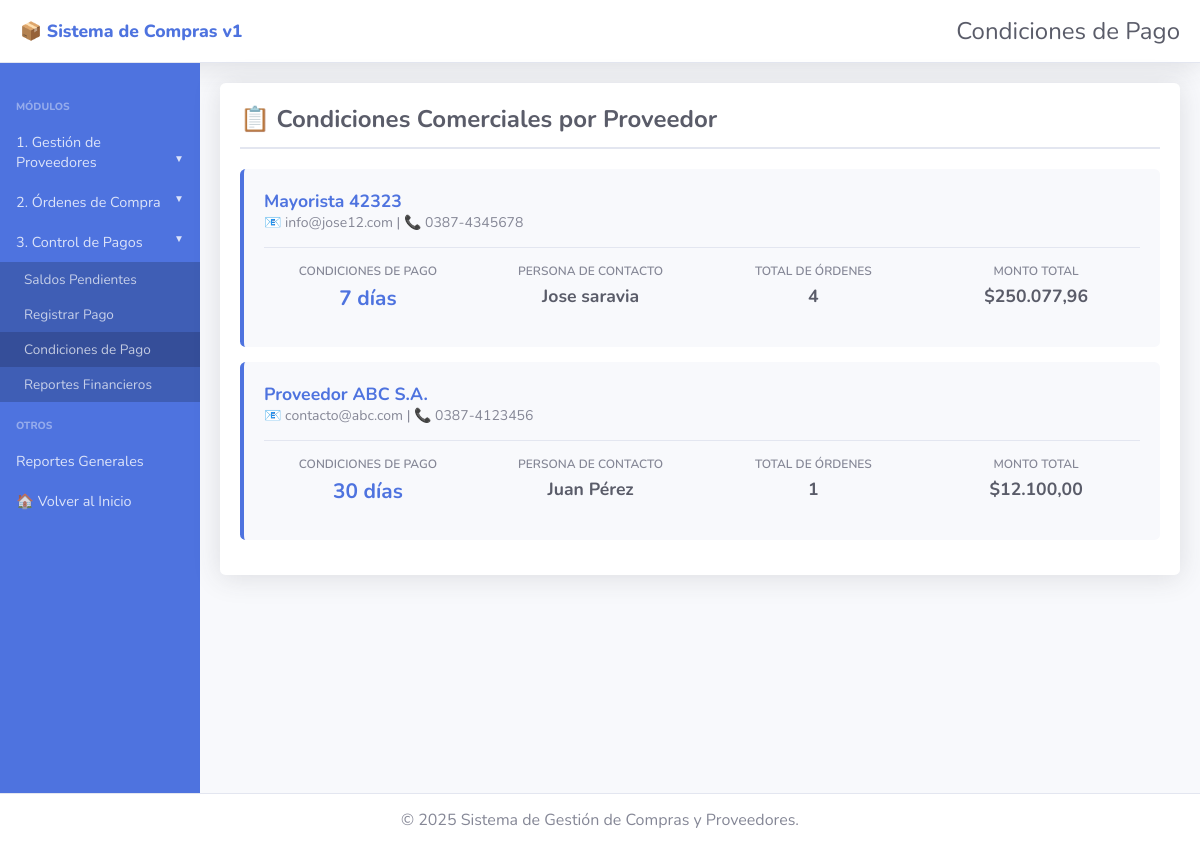
Screenshot of /pagos/condiciones.php with the database file from the repository.
### tables this page shows
CREATE TABLE `proveedores` (
  `id` int(11) NOT NULL,
  `nombre` varchar(200) NOT NULL,
  `razon_social` varchar(200) DEFAULT NULL,
  `cuit` varchar(13) DEFAULT NULL,
  `contacto` varchar(100) DEFAULT NULL,
  `email` varchar(100) DEFAULT NULL,
  `telefono` varchar(20) DEFAULT NULL,
  `direccion` text DEFAULT NULL,
  `condiciones_pago` varchar(100) DEFAULT 'Contado',
  `estado` enum('Activo','Inactivo') DEFAULT 'Activo',
  `fecha_registro` timestamp NOT NULL DEFAULT current_timestamp(),
  `fecha_modificacion` timestamp NOT NULL DEFAULT current_timestamp() ON UPDATE current_timestamp()
);

### config.php (called while the page is built, shortened)
<?php
function formatearMoneda($monto) {
    return '$' . number_format($monto, 2, ',', '.');
}
?>

### pagos/condiciones.php (the view, shortened to what this page needs)
<?php
require_once '../config.php';
$conexion = conectarDB();
$sql = "SELECT
            p.*,
            COUNT(o.id) as total_ordenes,
            COALESCE(SUM(o.total), 0) as monto_total_ordenes
        FROM proveedores p
        LEFT JOIN ordenes_compra o ON p.id = o.id_proveedor
        WHERE p.estado = 'Activo'
        GROUP BY p.id
        ORDER BY p.nombre ASC";
$resultado = $conexion->query($sql);
?>
<!DOCTYPE html>
<html lang="es">
<head>
    <link rel="stylesheet" href="../styles.css">
</head>
<body>
    <header class="navbar">
        <div class="logo">📦 Sistema de Compras v1</div>
        <div class="title">Condiciones de Pago</div>
    </header>
    <div class="main-container">
        <aside class="sidebar">
            <h3 class="sidebar-heading">MÓDULOS</h3>
            <div class="sidebar-module">
                <a href="#" class="sidebar-link collapsed" onclick="toggleSubmenu('proveedores', this)">1. Gestión de Proveedores</a>
            </div>
            <div class="sidebar-module">
                <a href="#" class="sidebar-link collapsed" onclick="toggleSubmenu('ordenes', this)">2. Órdenes de Compra</a>
            </div>
            <div class="sidebar-module">
                <a href="#" class="sidebar-link collapsed" onclick="toggleSubmenu('pagos', this)">3. Control de Pagos</a>
                <ul class="submenu show" id="submenu-pagos">
                    <li><a href="pendientes.php">Saldos Pendientes</a></li>
                    <li><a href="registrar.php">Registrar Pago</a></li>
                    <li><a href="condiciones.php" style="background-color: #354e99;">Condiciones de Pago</a></li>
                    <li><a href="reportes.php">Reportes Financieros</a></li>
                </ul>
            </div>
            <h3 class="sidebar-heading">OTROS</h3>
            <a href="../reportes/index.php" class="sidebar-link">Reportes Generales</a>
            <a href="../index.php" class="sidebar-link">🏠 Volver al Inicio</a>
        </aside>
        <main class="main-content">
            <div class="table-container">
                <div class="table-header">
                    <h2>📋 Condiciones Comerciales por Proveedor</h2>
                </div>
                <?php if ($resultado && $resultado->num_rows > 0): ?>
                    <?php while ($proveedor = $resultado->fetch_assoc()): ?>
                        <div class="proveedor-card">
                            <div class="proveedor-header">
                                <div>
                                    <div class="proveedor-nombre"><?php echo htmlspecialchars($proveedor['nombre']); ?></div>
                                    <div class="proveedor-contacto">
                                        📧 <?php echo htmlspecialchars($proveedor['email']); ?> |
                                        📞 <?php echo htmlspecialchars($proveedor['telefono']); ?>
                                    </div>
                                </div>
                            </div>
                            <div class="condiciones-row">
                                <div class="condicion-item">
                                    <div class="condicion-label">Condiciones de Pago</div>
                                    <div class="condicion-value destacado"><?php echo htmlspecialchars($proveedor['condiciones_pago']); ?></div>
                                </div>
                                <div class="condicion-item">
                                    <div class="condicion-label">Persona de Contacto</div>
                                    <div class="condicion-value"><?php echo htmlspecialchars($proveedor['contacto']); ?></div>
                                </div>
                                <div class="condicion-item">
                                    <div class="condicion-label">Total de Órdenes</div>
                                    <div class="condicion-value"><?php echo $proveedor['total_ordenes']; ?></div>
                                </div>
                                <div class="condicion-item">
                                    <div class="condicion-label">Monto Total</div>
                                    <div class="condicion-value"><?php echo formatearMoneda($proveedor['monto_total_ordenes']); ?></div>
                                </div>
                            </div>
                        </div>
                    <?php endwhile; ?>
                <?php endif; ?>
            </div>
        </main>
    </div>
    <footer class="footer">
        <p>&copy; 2025 Sistema de Gestión de Compras y Proveedores.</p>
    </footer>
</body>
</html>

### styles.css (style rules this page uses)
body { font-family: 'Nunito', sans-serif; margin: 0; padding: 0; background-color: #f8f9fc; color: #333; }
.main-container { display: flex; min-height: calc(100vh - 70px); }
.navbar { background-color: white; box-shadow: 0 0.15rem 1.75rem 0 rgba(58, 59, 69, 0.15); padding: 15px 20px; display: flex; justify-content: space-between; align-items: center; border-bottom: 1px solid #e3e6f0; }
.navbar .logo { font-size: 1.1em; font-weight: 800; color: #4e73df; }
.navbar .title { font-size: 1.5em; font-weight: 400; color: #5a5c69; }
.sidebar { width: 200px; background-color: #4e73df; color: white; padding-top: 20px; flex-shrink: 0; }
.sidebar-heading { color: rgba(255, 255, 255, 0.4); font-size: 0.65rem; padding: 0 1rem; margin-bottom: 0.5rem; margin-top: 1rem; font-weight: 800; }
.sidebar-module { margin-bottom: 0; }
.sidebar-link { display: block; color: rgba(255, 255, 255, 0.8); padding: 10px 1rem; text-decoration: none; font-size: 0.9rem; font-weight: 400; transition: background-color 0.2s; cursor: pointer; }
.sidebar-link.collapsed::after { content: ' ▼'; float: right; font-size: 0.7em; }
.submenu { list-style: none; padding: 0; margin: 0; background-color: #3f5eb5; display: none; }
.submenu.show { display: block; }
.submenu li a { display: block; padding: 8px 1.5rem; font-size: 0.85rem; color: rgba(255, 255, 255, 0.7); text-decoration: none; }
.main-content { flex-grow: 1; padding: 20px; }
.footer { background-color: white; color: #858796; text-align: center; padding: 15px 0; border-top: 1px solid #e3e6f0; }
.footer p { margin: 0; }

### pagos/condiciones.php (style rules this page uses)
.table-container { background-color: white; padding: 20px; border-radius: 0.35rem; box-shadow: 0 0.15rem 1.75rem 0 rgba(58, 59, 69, 0.15); margin-bottom: 20px; }
.table-header { margin-bottom: 20px; padding-bottom: 12px; border-bottom: 2px solid #e3e6f0; }
.table-header h2 { color: #5a5c69; font-size: 1.5rem; font-weight: 700; margin: 0; }
.proveedor-card { background-color: #f8f9fc; padding: 20px; border-radius: 0.35rem; margin-bottom: 15px; border-left: 4px solid #4e73df; }
.proveedor-header { display: flex; justify-content: space-between; align-items: center; margin-bottom: 15px; }
.proveedor-nombre { font-size: 1.1rem; font-weight: bold; color: #4e73df; }
.proveedor-contacto { font-size: 0.875rem; color: #858796; }
.condiciones-row { display: grid; grid-template-columns: repeat(4, 1fr); gap: 15px; padding: 15px 0; border-top: 1px solid #e3e6f0; }
.condicion-item { text-align: center; }
.condicion-label { font-size: 0.75rem; color: #858796; font-weight: 600; text-transform: uppercase; margin-bottom: 5px; }
.condicion-value { font-size: 1.1rem; font-weight: bold; color: #5a5c69; }
.condicion-value.destacado { color: #4e73df; font-size: 1.3rem; }

### rows the page displays
proveedores: nombre "Mayorista 42323", email "info@jose12.com", telefono "0387-4345678", condiciones_pago "7 días", contacto "Jose saravia", total_ordenes "4", monto_total_ordenes "$250.077,96"
proveedores: nombre "Proveedor ABC S.A.", email "contacto@abc.com", telefono "0387-4123456", condiciones_pago "30 días", contacto "Juan Pérez", total_ordenes "1", monto_total_ordenes "$12.100,00"
